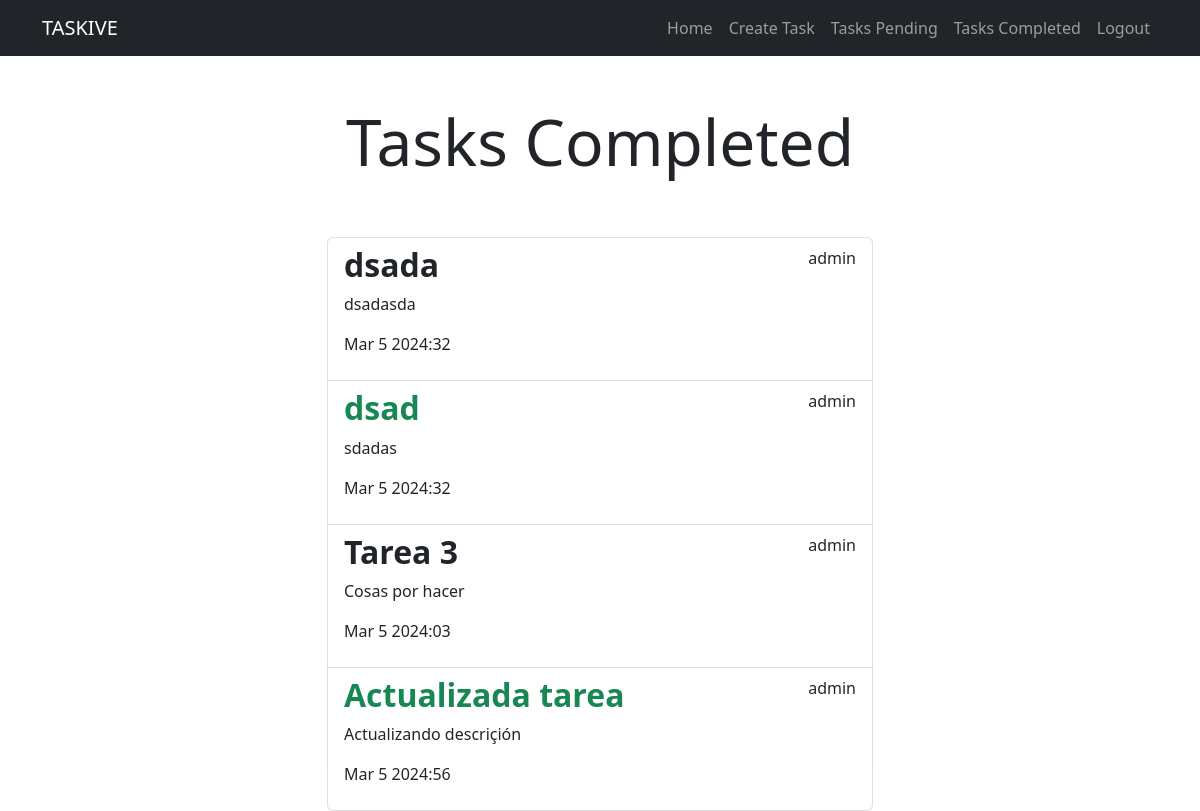
Page /tasks/completed/ (signed in) on the earlier database version.
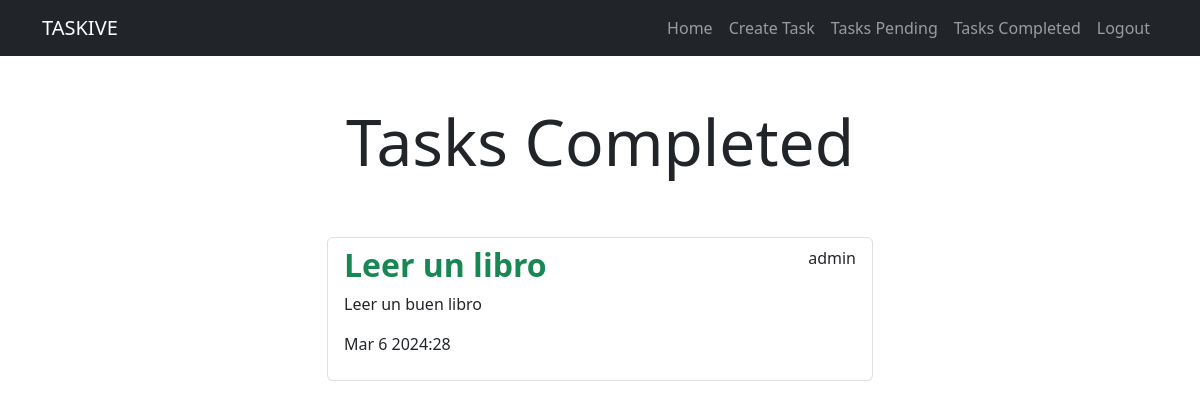
Same page on the later database version.
### tasks/models.py (models this page shows, shortened)
class Task(models.Model):
    title = models.CharField(max_length=100)
    description = models.TextField(blank=True) #Blank true es que es opcional para el admin
    created = models.DateTimeField(auto_now_add=True) #Fecha, cuando se crea la tarea coge la hora de ahora como creado
    datecompleted = models.DateTimeField(null=True, blank = True)
    deadline = models.DateTimeField(null=True, blank=True)
    important = models.BooleanField(default=False) #Por defecto las tareas no son importantes
    user = models.ForeignKey(User, on_delete=models.CASCADE)  #Se elimina en cascada, lo relacionado

### tasks/views.py (the view)
# urls.py: path('tasks/completed/',views.tasks_completed, name = 'tasks_completed'),
@login_required
def tasks_completed(request):
    tasks = Task.objects.filter(user = request.user, datecompleted__isnull=False).order_by('-datecompleted') #Usa un filtro para mirar cual muestra
    return render(request, 'tasks.html', {
        'tasks' : tasks,
        'completed_page': True
    } )

### tasks/templates/tasks.html
{% extends 'base.html' %}
{% block content %}
<main class="container">
    <div class="row">
        <div class="col-md-6 offset-md-3">
            {% if completed_page %}
                <h1 class="text-center display-3 py-5">Tasks Completed</h1>
            {% else %}
                <h1 class="text-center display-3 py-5">Tasks Pending</h1>
            {% endif %}
            <ul class="list-group">
                {% for task in tasks %}
                <a class="list-group-item" href="{% url 'task_detail' task.id %}">
                    <header class="d-flex justify-content-between">
                        {% if task.important %}
                        <h2 class="fw-bold text-success">{{task.title}}</h2>
                        {% else %}
                           <h2 class="fw-bold"> {{task.title}}</h2>
                        {% endif %}
                        <p>{{task.user.username}}</p>
                    </header>
                    <p>{{task.description}}</p>
                    <p>{{task.datecompleted|date:'M j Y:i'}}</p>
                </a>
                {% endfor %}
            </ul>
        </div>
    </div>
</main>
{% endblock %}

### tasks/templates/base.html (shortened to what this page needs)
<!DOCTYPE html>
<html lang="es">
<head>
    <link rel="stylesheet" href="https://cdn.jsdelivr.net/npm/bootstrap@5.2.3/dist/css/bootstrap.min.css">
</head>
<body>
    <nav class="navbar navbar-expand-lg bg-dark navbar-dark">
        <div class="container">
          <a class="navbar-brand" href="/">TASKIVE</a>
          <div class="collapse navbar-collapse" id="navbarNav">
            <ul class="navbar-nav ms-auto">
                <li class="nav-item">
                    <a href="/" class="nav-link" >Home</a>
                </li>
                {% if user.is_authenticated %}
                <li class="nav-item">
                    <a href="/tasks/create " class="nav-link">Create Task</a>
                </li>
                <li class="nav-item">
                    <a href="{% url 'tasks' %}" class="nav-link">Tasks Pending</a>
                </li>
                <li class="nav-item">
                    <a href="{% url 'tasks_completed' %}" class="nav-link">Tasks Completed</a>
                </li>
                <li class="nav-item">
                    <a href="/logout" class="nav-link">Logout</a>
                </li>
                {% endif %}
            </ul>
          </div>
        </div>
      </nav>
    {% block content %}
    {% endblock %}
</body>
</html>

Differences in the rows shown:
removed Task: title "dsada", user.username "admin", description "dsadasda", datecompleted "Mar 5 2024:32"
removed Task: title "dsad", user.username "admin", description "sdadas", datecompleted "Mar 5 2024:32"
removed Task: title "Tarea 3", user.username "admin", description "Cosas por hacer", datecompleted "Mar 5 2024:03"
removed Task: title "Actualizada tarea", user.username "admin", description "Actualizando descriçión", datecompleted "Mar 5 2024:56"
added Task: title "Leer un libro", user.username "admin", description "Leer un buen libro", datecompleted "Mar 6 2024:28"
